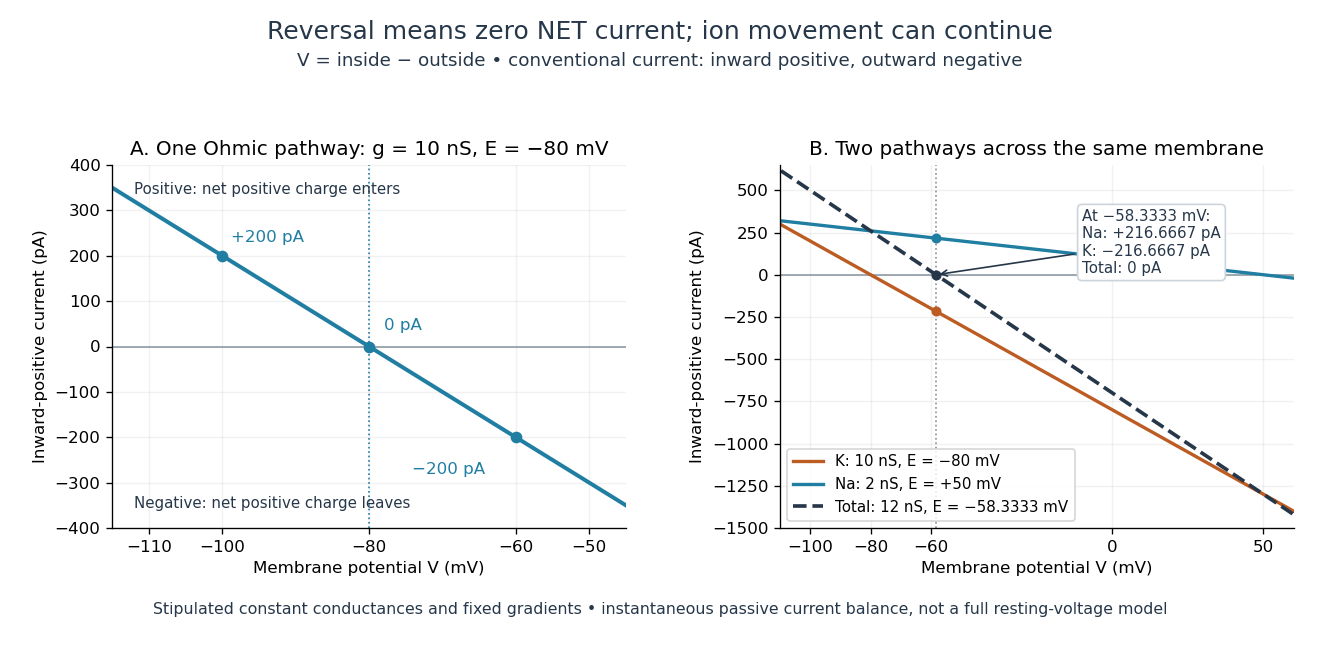

Recreate this plot in Python.
"""Ohmic toy currents; writes an opaque PNG in the current directory.

Tested with Python 3.14.4, NumPy 2.3.5 and Matplotlib 3.10.7.
All parameters are stipulated, not empirical. V = inside minus outside;
conventional current is inward-positive. Units: nS * mV = pA.
"""
from pathlib import Path

import matplotlib
matplotlib.use("Agg")
import matplotlib.pyplot as plt
import numpy as np


BLUE = "#207ea2"
ORANGE = "#bc5b22"
INK = "#263749"


def current(voltage, conductance, reversal):
    """Inward-positive current in pA for mV and nS inputs."""
    return conductance * (reversal - np.asarray(voltage))


def main():
    plt.rcParams.update({"font.family": "DejaVu Sans", "font.size": 10,
                         "axes.spines.top": False, "axes.spines.right": False})
    fig, (single, pair) = plt.subplots(1, 2, figsize=(11.0, 5.5), facecolor="white")
    fig.subplots_adjust(left=.085, right=.98, top=.75, bottom=.2, wspace=.3)
    fig.suptitle("Reversal means zero NET current; ion movement can continue", y=.97,
                 fontsize=15, color=INK)
    fig.text(.5, .9, "V = inside − outside • conventional current: inward positive, outward negative",
             ha="center", fontsize=11, color=INK)
    v = np.linspace(-115., 60., 701)
    for ax in [single, pair]:
        ax.axhline(0, color="#82909c", lw=.9)
        ax.set(xlabel="Membrane potential V (mV)",
               ylabel="Inward-positive current (pA)")
        ax.grid(alpha=.17)

    single.plot(v, current(v, 10., -80.), color=BLUE, lw=2.4)
    single.set(title="A. One Ohmic pathway: g = 10 nS, E = −80 mV",
               xlim=(-115, -45), ylim=(-400, 400))
    single.set_xticks([-110, -100, -80, -60, -50])
    for probe, label, delta in [(-100., "+200 pA", (5, 8)),
                                (-80., "0 pA", (9, 10)),
                                (-60., "−200 pA", (-62, -22))]:
        y = current(probe, 10., -80.)
        single.plot(probe, y, "o", color=BLUE, ms=6)
        single.annotate(label, (probe, y), xytext=delta, textcoords="offset points",
                        color=BLUE, fontsize=10)
    single.axvline(-80, color=BLUE, ls=":", lw=1)
    single.text(-112, 335, "Positive: net positive charge enters", fontsize=9, color=INK)
    single.text(-112, -355, "Negative: net positive charge leaves", fontsize=9, color=INK)

    balance = (10.*-80. + 2.*50.) / 12.
    pair.plot(v, current(v, 10., -80.), color=ORANGE, lw=2,
              label="K: 10 nS, E = −80 mV")
    pair.plot(v, current(v, 2., 50.), color=BLUE, lw=2,
              label="Na: 2 nS, E = +50 mV")
    pair.plot(v, current(v, 10., -80.) + current(v, 2., 50.),
              color=INK, lw=2.2, ls="--", label="Total: 12 nS, E = −58.3333 mV")
    pair.set(title="B. Two pathways across the same membrane",
             xlim=(-110, 60), ylim=(-1500, 650))
    pair.set_xticks([-100, -80, -60, 0, 50])
    pair.legend(loc="lower left", fontsize=9, frameon=True)
    pair.axvline(balance, color="#82909c", ls=":", lw=1)
    for g, e, color in [(10., -80., ORANGE), (2., 50., BLUE)]:
        pair.plot(balance, current(balance, g, e), "o", color=color, ms=5)
    pair.plot(balance, 0, "o", color=INK, ms=5)
    pair.annotate("At −58.3333 mV:\nNa: +216.6667 pA\nK: −216.6667 pA\nTotal: 0 pA",
                  xy=(balance, 0), xytext=(-10, 390), fontsize=9, color=INK,
                  va="top", arrowprops={"arrowstyle": "->", "color": INK},
                  bbox={"boxstyle": "round,pad=.3", "fc": "white", "ec": "#ccd4dc"})
    fig.text(.5, .07, "Stipulated constant conductances and fixed gradients • "
             "instantaneous passive current balance, not a full resting-voltage model",
             ha="center", fontsize=9.5, color=INK)
    fig.savefig(Path.cwd() / (Path(__file__).stem + ".png"), dpi=120,
                facecolor="white", transparent=False)
    plt.close(fig)


if __name__ == "__main__":
    main()
